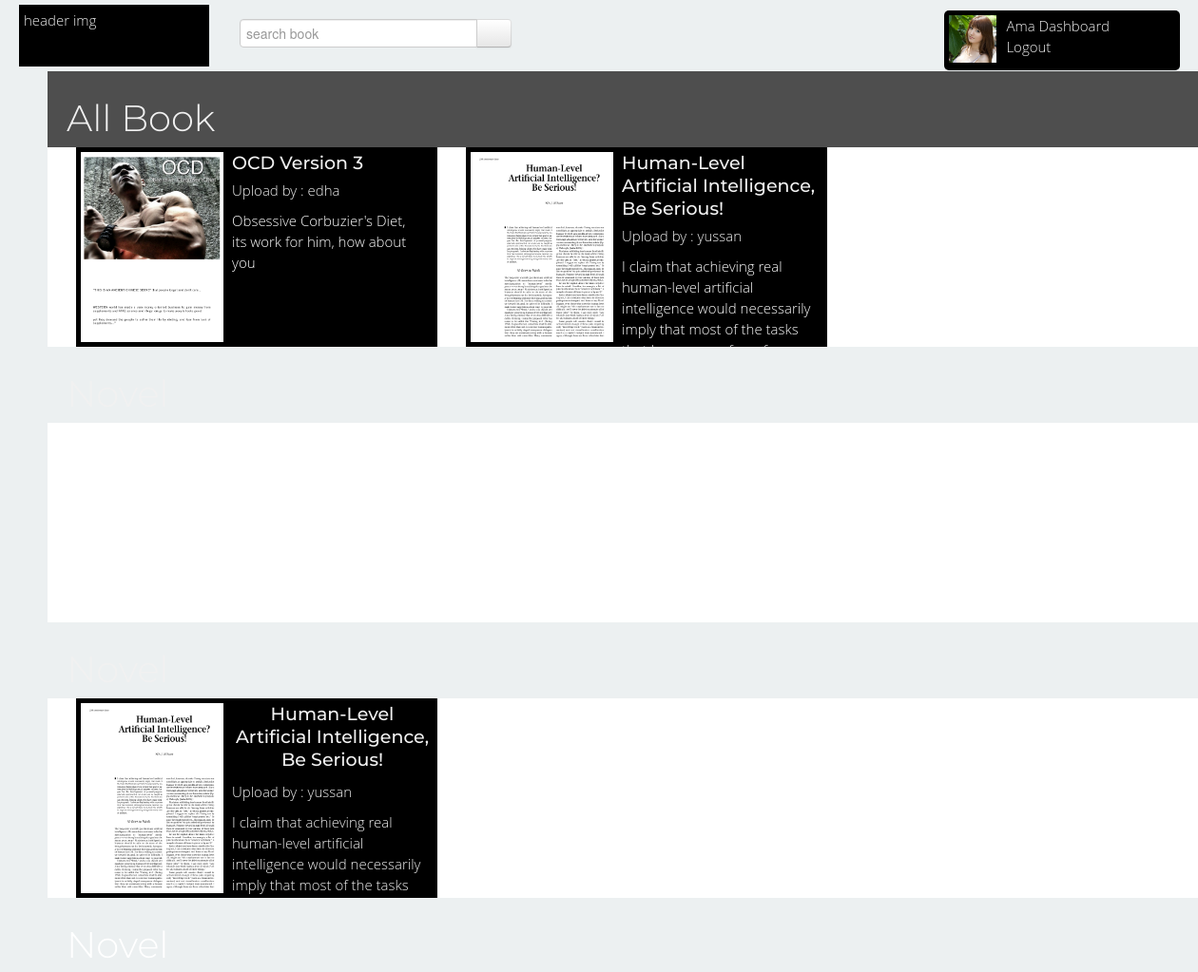
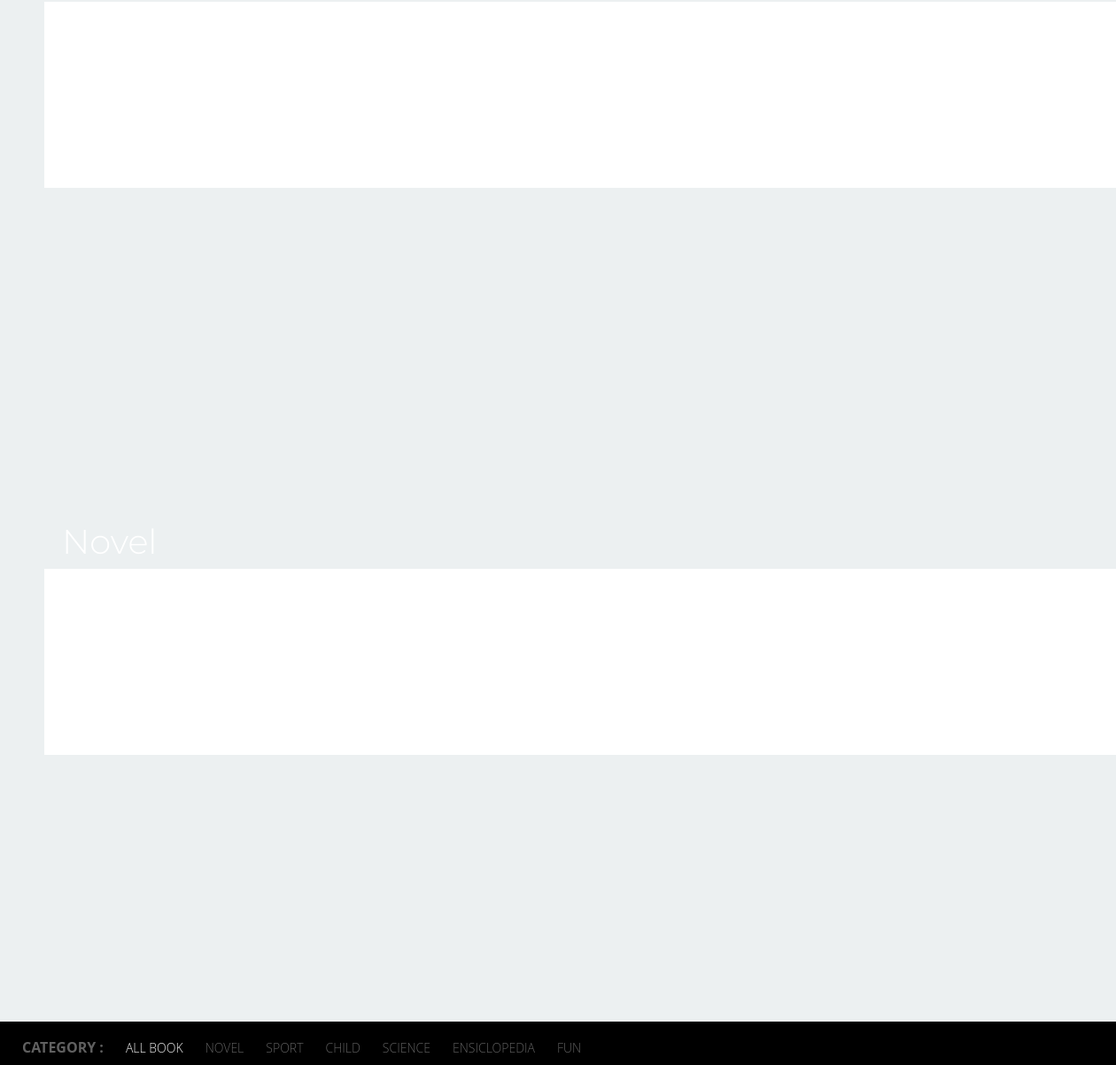
The app's page /index.php (signed in) with its own data (2 pictures, top to bottom).
### tables this page shows
CREATE TABLE IF NOT EXISTS `book` (
  `id` int(11) NOT NULL AUTO_INCREMENT,
  `idate` date NOT NULL,
  `title` varchar(60) NOT NULL,
  `description` varchar(300) NOT NULL,
  `longdesc` varchar(5000) NOT NULL,
  `user` varchar(60) NOT NULL,
  `fk_kategori` int(11) NOT NULL,
  `cover` varchar(50) NOT NULL,
  `cover_folder` char(6) NOT NULL,
  `file` varchar(50) NOT NULL,
  `file_folder` char(5) NOT NULL,
  PRIMARY KEY (`id`),
  KEY `fk_kategori` (`fk_kategori`),
  KEY `user` (`user`)
);

### index.php (called while the page is built)
<?php
	include "function.php";
	get_home();
?>

### home.php (the view, shortened to what this page needs)
<!DOCTYPE HTML>
<?php
include "header.php";
?>
			<div id="sidebar">
				<nav id="nav" class="navigation" role="navigation">
					<ul style="float:left; margin:0 0 0 10px" class="unstyled">
						<li><strong>Category : </strong></li>
						<li class="active" data-section="1"><span>All Book</span></li>
						<li data-section="2" class=""><span>Novel</span></li>
						<li data-section="3" class="last"><span>Sport</span></li>
						<li data-section="5" class=><span>Child</span></li>
						<li data-section="5" class=><span>Science</span></li>
						<li data-section="5" class=><span>Ensiclopedia</span></li>
						<li data-section="5" class=><span>Fun</span></li>
					</ul>
				</nav>
			</div>
			<div id="container">
					<section class="section" id="section1" data-section="1" >
							<div class="title"><a href="#"><h1 style="margin-left:20px">All Book</h1></a></div>
							<div style="width:100%;overflow-x:auto;overflow-y:hidden">
								<div class="book_top" >
									<div class="fluid-row">
									<?php
										$sql = mysql_query("SELECT id,user,idate,cover,cover_folder,title,description,longdesc FROM book LIMIT 0 , 20");
										while($books = mysql_fetch_array($sql)){
											$id = $books['id'];
											$user = $books['user'];
											$cover = $books['cover'];
											$cover_folder = $books['cover_folder'];
											$book_title = $books['title'];
											$book_desc = $books['description'];
											$book_cover = "$cover_folder"."$cover";
									?>
									<a href="#book-<?php echo $id; ?>" data-toggle="modal">
									  <div class="span4 book_item">
									   	<img style="float:left" src="<?php echo $book_cover;?>" />
									   	<h5 style="margin-bottom:0"><?php echo $book_title;?></h5>
									   	<a href="user.php?user=<?php echo $user ?>"><p style="margin-top:0;margin-bottom:0">Upload by : <?php echo $user; ?></p></a>
									  	<p style="margin-top:10px"><?php echo $book_desc;?></p>
									  </div>
									  </a>
									 <?php } ?>
									</div>
								</div>
							</div>
					</section>
					<section class="section" id="section2" data-section="2" >
							<div class="title"><a href="#"><h1 style="margin-left:20px">Novel</h1></a></div>
							<div style="width:100%;overflow-x:auto;overflow-y:hidden">
								<div class="book_top" >
								</div>
							</div>
					</section>
					<section class="section" id="section3" data-section="3" >
							<div class="title"><h1 style="margin-left:20px">Novel</h1></div>
							<div style="width:100%;overflow-x:auto;overflow-y:hidden">
								<div class="book_top" >
									<div class="fluid-row">
									<?php
										$sql = mysql_query("SELECT * FROM book WHERE fk_kategori = 2 LIMIT 0 , 20");
										while($books = mysql_fetch_array($sql)){
											$id = $books['id'];
											$cover = $books['cover'];
											$cover_folder = $books['cover_folder'];
											$book_title = $books['title'];
											$book_desc = $books['description'];
											$book_cover = "$cover_folder"."$cover";
											$user = $books['user'];
									?>
									<a href="#book-<?php echo $id; ?>" data-toggle="modal">
									  <div class="span4 book_item">
									   	<img style="float:left" src="<?php echo $book_cover;?>" />
									   	<h5 style="margin-bottom:0"><?php echo $book_title;?></h5>
									   	<a href="user.php?user=<?php echo $user ?>"><p style="margin-top:0;margin-bottom:0">Upload by : <?php echo $user; ?></p></a>
									  	<p style="margin-top:10px"><?php echo $book_desc;?></p>
									  </div>
									  </a>
									 <?php } ?>
									</div>
								</div>
							</div>
					</section>
					<section class="section" id="sectionx" data-section="x">
						<div><h1 style="margin-left:20px">Novel</h1></div>
						<div style="width:100%;overflow-x:auto;overflow-y:hidden">
								<div class="book_top"></div>
							</div>
					</section>
					<section class="section" id="sectionx" data-section="x">
						<div><h1 style="margin-left:20px">Novel</h1></div>
						<div style="width:100%;overflow-x:auto;overflow-y:hidden">
								<div class="book_top"></div>
							</div>
					</section>
			</div>
	</body>
</html>

### css/style.css (style rules this page uses)
html { font-size: 62.5%; }
body { background: #ecf0f1; color: #fff; font-family: 'Open Sans', 'Helvetica Neue', Helvetica, Arial, sans-serif; font-size: 15px; font-size: 1.5rem; font-weight: 300; line-height: 22px; }
h1, h2, h3, h4, h5, h6 { font-family: "Montserrat", sans-serif; font-weight: 300; font-style: normal; }
p { margin: 0 10px 10px 0; }
a { color: #F1F1F1; text-decoration: none; }
#sidebar { background-color: #000; padding: 0; position: fixed; left: 0; bottom: 0; width: 100%; z-index: 2; }
#nav { margin-top: 10px; }
#nav ul { float :left; list-style: none; padding: 0; margin: 0; }
#nav ul li { float : left; color: #F1F1F1; cursor: pointer; display: inline-block; line-height: 22px; filter: alpha(opacity=40); font-size: 16px; font-size: 1.6rem; font-style: normal; font-weight: 100; opacity: .4; padding: 8px 0 8px 15px; text-transform: uppercase; }
#nav ul li.active { filter: alpha(opacity=100); opacity: 1; }
#nav ul li.last { padding-right: 0px; }
#nav li span { display: inline-block; font-size: 14px; font-size: 1.4rem; height: 0; opacity: 0; overflow: hidden; padding-left: 10px; width: 0; }
.expanded #container { transform: translate3d(50px, 0px, 0px) scale3d(1, 1, 1); }
.expanded #sidebar { width: 100%; }
.expanded #nav li span { display: inline-block; height: auto; opacity: 1; overflow: visible; width: auto; }
#container { backface-visibility: hidden; position: relative; transform: translate3d(0px, 0px, 0px); transition: transform 500ms ease 0s; width: 100%; }
.section { background-attachment: scroll; background-position: center top; position: relative; padding: 20px 0 ; height: 600px; }
.section h5 { font-size: 19px; font-size: 1.9rem; font-weight: 500; line-height: 24px; margin: 0 0 20px; padding-bottom: 5px; }
#section1 { background:#4E4E4E; -webkit-background-size: 100% auto; -moz-background-size: 100% auto; -o-background-size: 100% auto; background-size: 100% auto; background-repeat: no-repeat; }
#section3 { color: #F1F1F1; }
#section3 h5 { margin: 0; padding-bottom: 10px; text-align: center; }
@media screen and (min-width: 1200px) { #section1 { padding: 20px 0; height: 250px; } }
@media screen and (min-width: 1200px) { #section2 { padding: 20px 0; height: 250px; } }
@media screen and (min-width: 1200px) { #section3 { padding: 20px 0; height: 250px; } }
.book_top { height : 210px; width :2000px; background-color: white; }
.book_item { float:left; background-color: #000; overflow: hidden; height : 200px; padding : 5px; text-align:left; }
.book_item img { width :150px; height :200px; float :left; margin : 0 9px 3px 0; }

### records on screen
book: cover_folder+cover (picture), title "OCD Version 3", user "edha", description "Obsessive Corbuzier's Diet, its work for him, how about you"
book: cover_folder+cover (picture), title "Human-Level Artificial Intelligence, Be Serious!", user "yussan", description "I claim that achieving real human-level artificial intelligence would necessarily imply that most of the tasks…"

### other values on screen
$_SESSION['user']['username'] "Ama"
